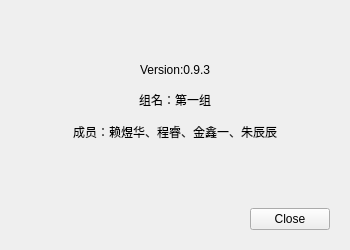
<?xml version="1.0" encoding="UTF-8"?>
<ui version="4.0">
 <class>About</class>
 <widget class="QWidget" name="About">
  <property name="geometry">
   <rect>
    <x>0</x>
    <y>0</y>
    <width>350</width>
    <height>250</height>
   </rect>
  </property>
  <property name="windowTitle">
   <string>About</string>
  </property>
  <layout class="QVBoxLayout" name="verticalLayout">
   <item>
    <widget class="QLabel" name="label">
     <property name="text">
      <string>Version:0.9.3

组名：第一组

成员：赖煜华、程睿、金鑫一、朱辰辰</string>
     </property>
     <property name="alignment">
      <set>Qt::AlignCenter</set>
     </property>
    </widget>
   </item>
   <item>
    <widget class="QWidget" name="widget" native="true">
     <property name="sizePolicy">
      <sizepolicy hsizetype="Preferred" vsizetype="Fixed">
       <horstretch>0</horstretch>
       <verstretch>0</verstretch>
      </sizepolicy>
     </property>
     <layout class="QHBoxLayout" name="horizontalLayout">
      <item>
       <spacer name="horizontalSpacer">
        <property name="orientation">
         <enum>Qt::Horizontal</enum>
        </property>
        <property name="sizeHint" stdset="0">
         <size>
          <width>40</width>
          <height>20</height>
         </size>
        </property>
       </spacer>
      </item>
      <item>
       <widget class="QPushButton" name="pushButton">
        <property name="text">
         <string>Close</string>
        </property>
       </widget>
      </item>
     </layout>
    </widget>
   </item>
  </layout>
 </widget>
 <resources/>
 <connections/>
</ui>
